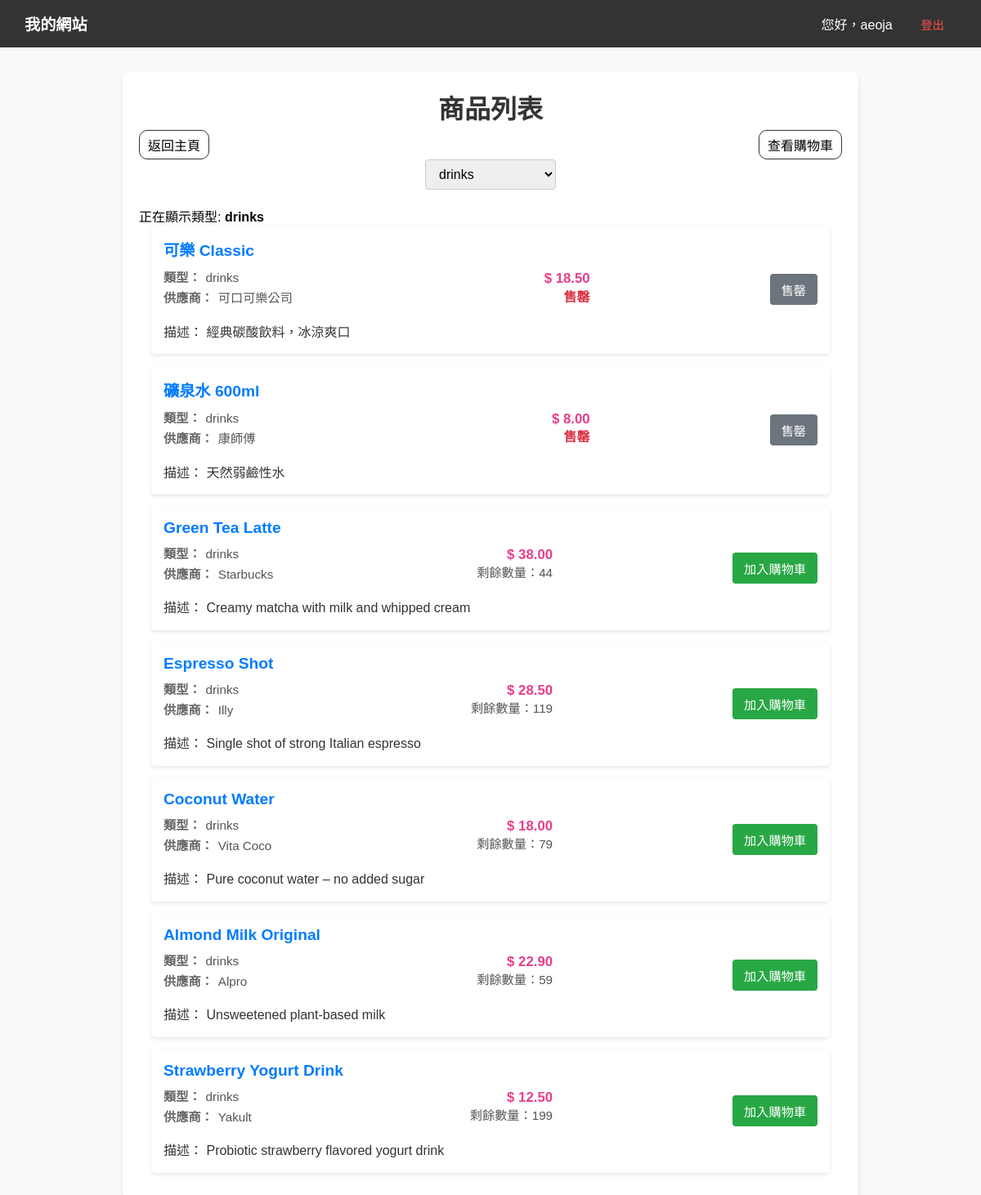
The app's page /product_list.php?type=drinks (signed in) with its own data.
### tables this page shows
CREATE TABLE `products` (
  `product_id` int(11) NOT NULL,
  `product_name` varchar(100) NOT NULL,
  `type` enum('drinks','food','toy','e-things') NOT NULL,
  `supplier` varchar(80) DEFAULT NULL,
  `description` text DEFAULT NULL,
  `price` decimal(10,2) NOT NULL,
  `qty` int(11) UNSIGNED NOT NULL DEFAULT 1 COMMENT 'Stock level of product',
  `updated_at` datetime DEFAULT current_timestamp() ON UPDATE current_timestamp(),
  `created_at` datetime DEFAULT current_timestamp()
);

### connect.php (called while the page is built, shortened)
<?php
$servername = "localhost";
$username = "root";
$password = "";
$db_name = "lab6";
$conn = new mysqli($servername, $username, $password, $db_name);
function safeQuery($sql, $types = null, $params = []) {
    global $conn;
    $stmt = $conn->prepare($sql);
    $response = new stdClass();
    if ($types && !empty($params)) {
        $stmt->bind_param($types, ...$params);
    }
    $response->success = $stmt->execute();
    $response->affected_rows = $stmt->affected_rows;
    $response->insert_id = $stmt->insert_id;
    $response->error = $stmt->error;
    $result = $stmt->get_result();
    $response->result = $result;
    return $response;
}
?>

### product_list.php (the view, shortened to what this page needs)
<?php
require_once("connect.php");
$cartProductIds = [];
$product_types = [];
$sql_types = "SELECT DISTINCT type FROM products";
$res_types = safeQuery($sql_types);
if ($res_types->success) {
    $product_types = array_column($res_types->result->fetch_all(MYSQLI_ASSOC), 'type');
} else {
    error_log("Failed to fetch product types: " . $res_types->error);
}
$showingType = $_GET['type'] ?? '';
$products = [];
try {
    $sql = "SELECT * FROM products";
    $response = null;
    if ($showingType) {
        $sql = "SELECT * FROM products WHERE type = ?";
    }
    if ($showingType) {
        $response = safeQuery($sql, 's', [$showingType]);
    } else {
        $response = safeQuery($sql);
    }
    if ($response->success) {
        $products = $response->result->fetch_all(MYSQLI_ASSOC);
    } else {
        throw new Exception("Failed to fetch products: " . $response->error);
    }
} catch (Exception $e) {
    $products = [];
    error_log($e->getMessage());
}
?>
<!DOCTYPE html>
<html lang="zh-Hant">
<head>
    <link rel="stylesheet" href="style.css?v=<?php echo filemtime('style.css'); ?>">
</head>
<body>
    <?php require_once 'nav.php'; ?>
    <div class="content">
        <h1>商品列表</h1>
        <div style="display:grid; grid-template-columns: fit-content(100%) auto fit-content(100%); align-items: center; gap: 10px;">
            <a href="index.php">返回主頁</a>
            <a href="show_cart.php">查看購物車</a>
        </div>
        <div class="filter-container">
            <select onchange="location = this.value;" class="filter-select">
                <?php
                foreach ($product_types as $type) {
                    $selected = ($type === $showingType) ? 'selected' : '';
                    echo "<option value='product_list.php?type=" . urlencode($type) . "' $selected>" . htmlspecialchars($type) . "</option>";
                }
                ?>
            </select>
        </div>
        <?php if ($showingType): ?>
            <p>正在顯示類型: <strong><?php echo htmlspecialchars($showingType); ?></strong></p>
        <?php endif; ?>
        <ul class="product-list">
            <?php foreach ($products as $product): ?>
                <li>
                    <div class="product-details">
                        <strong><?php echo htmlspecialchars($product['product_name']); ?></strong>
                        <div class="product-info">
                            <?php
                            $remaining = intval($product['qty']);
                            ?>
                            <div class="product-row">
                                <div class="meta-left">
                                    <div class="product-meta"><span class="meta-label">類型：</span><span><?php echo htmlspecialchars($product['type']); ?></span></div>
                                    <div class="product-meta"><span class="meta-label">供應商：</span><span><?php echo htmlspecialchars($product['supplier']); ?></span></div>
                                </div>
                                <div class="meta-right">
                                    <div class="product-price">$ <?php echo htmlspecialchars($product['price']); ?></div>
                                    <?php if ($remaining !== null): ?>
                                        <?php if ($remaining <= 0): ?>
                                            <div class="sold-out-text">售罄</div>
                                        <?php else: ?>
                                            <div class="product-meta">剩餘數量：<?php echo $remaining; ?></div>
                                        <?php endif; ?>
                                    <?php endif; ?>
                                </div>
                            </div>
                            <div class="product-desc">描述： <?php echo htmlspecialchars($product['description']); ?></div>
                        </div>
                    </div>
                    <div class="actions">
                        <?php if ($remaining !== null && $remaining <= 0): ?>
                            <button class="sold-out-btn" disabled>售罄</button>
                        <?php elseif (!empty($cartProductIds[intval($product['product_id'])])): ?>
                            <a href="show_cart.php" class="cart-button in-cart">已在購物車</a>
                        <?php else: ?>
                            <button class="add-cart-button cart-button" data-selected-count="<?php echo $product['product_id']; ?>" data-id="<?php echo $product['product_id']; ?>" <?php if ($remaining !== null) echo ' data-qty="' . htmlspecialchars($remaining) . '"'; ?>>加入購物車</button>
                        <?php endif; ?>
                    </div>
                </li>
            <?php endforeach; ?>
        </ul>
    </div>
</body>
</html>

### style.css (style rules this page uses)
* { margin: 0; padding: 0; box-sizing: border-box; }
body { font-family: "Microsoft JhengHei", Arial, sans-serif; margin: 0; background-color: #f8f9fa; }
.content { max-width: 900px; margin: 30px auto; padding: 20px; background: white; border-radius: 10px; box-shadow: 0 4px 6px rgba(0, 0, 0, 0.1); }
.content a { text-decoration: none; color: inherit; border: #333 solid 1px; border-radius: 10px; padding: 5px 10px; }
h1 { text-align: center; color: #333; margin-bottom: 5px; }
.product-list { max-width:900px; margin:0 auto; padding:0 15px; }
.product-list li { background-color:white; margin-bottom:15px; padding:15px; border-radius:5px; box-shadow:0 2px 5px rgba(0,0,0,0.1); display:flex; justify-content:space-between; align-items:center; }
.product-details { flex:1; }
.product-details strong { font-size:1.2em; color:#007bff; }
.product-info { margin-top:10px; display:grid; grid-template-columns:1fr 180px; gap:12px 20px; align-items:start; line-height:1.4; }
.product-row { display:flex; justify-content:space-between; gap:12px; align-items:flex-start; }
.meta-left { display:flex; flex-direction:column; gap:4px; }
.meta-right { text-align:right; min-width:140px; }
.product-meta { color:#555; font-size:0.95em; }
.meta-label { color:#666; margin-right:6px; font-weight:600; }
.product-price { color:#e83e8c; font-weight:700; font-size:1.05em; }
.product-desc { grid-column:1 / -1; color:#333; margin-top:8px; }
.actions { margin-left:20px; text-align:center; }
.sold-out-text { color:#dc3545; font-weight:bold; }
html, body { -ms-overflow-style: none; scrollbar-width: none; }

### product_list.php (style rules this page uses)
.content { max-width: 900px; margin: 30px auto; padding: 20px; background: white; border-radius: 10px; box-shadow: 0 4px 6px rgba(0, 0, 0, 0.1); }
.filter-container { text-align: center; margin-bottom: 20px; }
.filter-select { padding: 8px 12px; font-size: 1em; border-radius: 4px; border: 1px solid #ccc; min-width: 160px; }
.product-list { max-width: 900px; margin: 0 auto; padding: 0 15px; }
ul { list-style-type: none; padding: 0; }
li { background-color: white; margin-bottom: 15px; padding: 15px; border-radius: 5px; box-shadow: 0 2px 5px rgba(0, 0, 0, 0.1); display: flex; justify-content: space-between; align-items: center; }
.product-details { flex: 1; }
.product-details strong { font-size: 1.2em; color: #007bff; }
.product-info { margin-top: 10px; display: grid; grid-template-columns: 1fr 180px; gap: 12px 20px; align-items: start; line-height: 1.4; }
.product-row { display: flex; justify-content: space-between; gap: 12px; align-items: flex-start; }
.meta-left { display: flex; flex-direction: column; gap: 4px; }
.meta-right { text-align: right; min-width: 140px; }
.product-meta { color: #555; font-size: 0.95em; }
.meta-label { color: #666; margin-right: 6px; font-weight: 600; }
.product-price { color: #e83e8c; font-weight: 700; font-size: 1.05em; }
.product-desc { grid-column: 1 / -1; color: #333; margin-top: 8px; }
.sold-out-text { color: #dc3545; font-weight: bold; }
.actions { margin-left: 20px; text-align: center; }
.cart-button, .sold-out-btn { padding: 8px 14px; border: none; border-radius: 4px; cursor: pointer; font-size: 0.95em; }
.cart-button { background-color: #28a745; color: white; }
.sold-out-btn { background-color: #6c757d; color: white; cursor: default; }

### records on screen
products: product_name "可樂 Classic", type "drinks", supplier "可口可樂公司", price "18.50", qty "售罄", description "經典碳酸飲料，冰涼爽口"
products: product_name "礦泉水 600ml", type "drinks", supplier "康師傅", price "8.00", qty "售罄", description "天然弱鹼性水"
products: product_name "Green Tea Latte", type "drinks", supplier "Starbucks", price "38.00", qty "44", description "Creamy matcha with milk and whipped cream"
products: product_name "Espresso Shot", type "drinks", supplier "Illy", price "28.50", qty "119", description "Single shot of strong Italian espresso"
products: product_name "Coconut Water", type "drinks", supplier "Vita Coco", price "18.00", qty "79", description "Pure coconut water – no added sugar"
products: product_name "Almond Milk Original", type "drinks", supplier "Alpro", price "22.90", qty "59", description "Unsweetened plant-based milk"
products: product_name "Strawberry Yogurt Drink", type "drinks", supplier "Yakult", price "12.50", qty "199", description "Probiotic strawberry flavored yogurt drink"

### other values on screen
$username "aeoja"
$showingType "drinks"
form field value "drinks"
